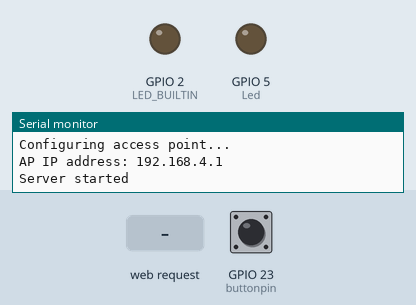
Bench run of a sketch on a simulated ESP32. On the bench: output pins drawn as LEDs (lit = HIGH), the last lines printed to the serial monitor. The inputs (shaded band) are chosen by the test bench; at power-on: GPIO 23 (buttonpin) LOW.

Above: at 1.2 s.
1.3 s: HTTP request GET /H received
At 2.1 s:
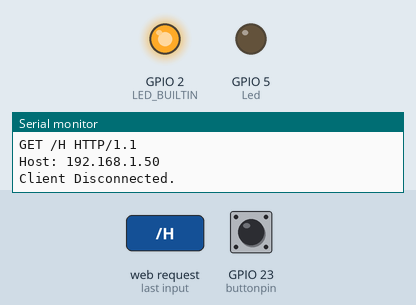
2.8 s: HTTP request GET /L received
At 3.2 s:
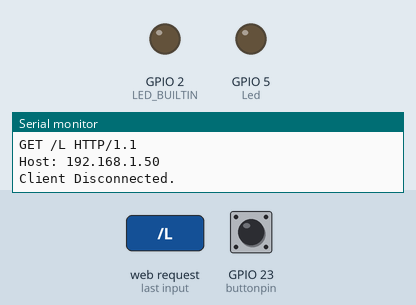
Timing chart, 0 to 5.8 s (numbered marks = the images above; inputs shaded):
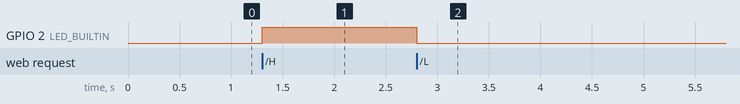

The sketch:

test_03.ino
```cpp
/*
  WiFiAccessPoint.ino creates a WiFi access point and provides a web server on it.

  Steps:
  1. Connect to the access point "yourAp"
  2. Point your web browser to http://192.168.4.1/H to turn the LED on or http://192.168.4.1/L to turn it off
     OR
     Run raw TCP "GET /H" and "GET /L" on PuTTY terminal with 192.168.4.1 as IP address and 80 as port

  Created for arduino-esp32 on 04 July, 2018
  by Elochukwu Ifediora (fedy0)
*/

#include <WiFi.h>
#include <WiFiClient.h>
#include <WiFiAP.h>

//BOTON DE MERCURIO - VARIABLES
int Led = 5 ;// define LED Interface
int buttonpin = 23; // define the mercury tilt switch sensor interface
int val ;// define numeric variables val

//#define LED_BUILTIN 2   // Set the GPIO pin where you connected your test LED or comment this line out if your dev board has a built-in LED

// Set these to your desired credentials.
const char *ssid = "test01_andres";
const char *password = "test123456";

WiFiServer server(80);


void setup() {
  pinMode(LED_BUILTIN, OUTPUT);
  //BOTON DE MERCURIO - OUTPUTS/INPUTS
  pinMode (Led, OUTPUT) ;// define LED as output interface
  pinMode (buttonpin, INPUT) ;// define the mercury tilt switch sensor output interface

  Serial.begin(115200);
  Serial.println();
  Serial.println("Configuring access point...");

  // You can remove the password parameter if you want the AP to be open.
  WiFi.softAP(ssid, password);
  IPAddress myIP = WiFi.softAPIP();
  Serial.print("AP IP address: ");
  Serial.println(myIP);
  server.begin();

  Serial.println("Server started");
}

void loop() {
  WiFiClient client = server.available();   // listen for incoming clients

  if (client) {                             // if you get a client,
    Serial.println("New Client.");           // print a message out the serial port
    String currentLine = "";                // make a String to hold incoming data from the client
    while (client.connected()) {            // loop while the client's connected
      if (client.available()) {             // if there's bytes to read from the client,
        char c = client.read();             // read a byte, then
        Serial.write(c);                    // print it out the serial monitor
        if (c == '\n') {                    // if the byte is a newline character

          // if the current line is blank, you got two newline characters in a row.
          // that's the end of the client HTTP request, so send a response:
          if (currentLine.length() == 0) {
            // HTTP headers always start with a response code (e.g. HTTP/1.1 200 OK)
            // and a content-type so the client knows what's coming, then a blank line:
            client.println("HTTP/1.1 200 OK");
            client.println("Content-type:text/html");
            client.println();

            // the content of the HTTP response follows the header:
            client.print("Click <a href=\"/H\">here</a> to turn ON the LED.<br>");
            client.print("Click <a href=\"/L\">here</a> to turn OFF the LED.<br>");

            // The HTTP response ends with another blank line:
            client.println();
            // break out of the while loop:
            break;
          } else {    // if you got a newline, then clear currentLine:
            currentLine = "";
          }
        } else if (c != '\r') {  // if you got anything else but a carriage return character,
          currentLine += c;      // add it to the end of the currentLine
        }

        // Check to see if the client request was "GET /H" or "GET /L":
        if (currentLine.endsWith("GET /H")) {
          digitalWrite(LED_BUILTIN, HIGH);               // GET /H turns the LED on
          //BOTON DE MERCURIO - LOGICA
            val = digitalRead (buttonpin) ;// read the values assigned to the digital interface 3 val
            if (val == HIGH) // When the mercury tilt switch sensor detects a signal, LED flashes
            {
              digitalWrite (Led, HIGH);
            }
            else
            {
              digitalWrite (Led, LOW);
            }
        }
        if (currentLine.endsWith("GET /L")) {
          digitalWrite(LED_BUILTIN, LOW);                // GET /L turns the LED off
        }
      }
    }
    // close the connection:
    client.stop();
    Serial.println("Client Disconnected.");
  }
}
```

Measured:
- after the input at 1.3 s, GPIO 2 (LED_BUILTIN): LOW → HIGH at once
- after the input at 2.8 s, GPIO 2 (LED_BUILTIN): HIGH → LOW at once
